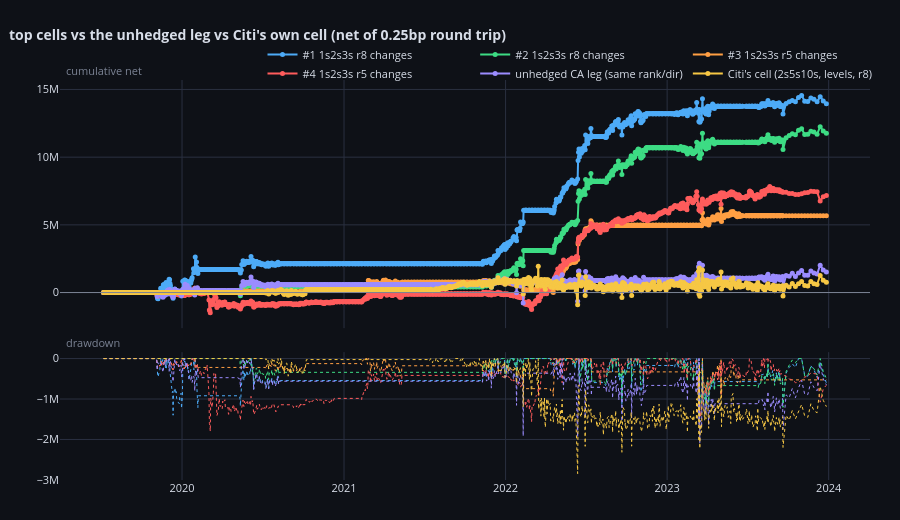

The notebook cell saved with this chart:
### Markdown cell above
## 10. Equity curves and the trade dashboard

### Code cell
def _book(daily: pd.Series) -> pd.DataFrame:
    return pd.DataFrame({"timestamp": daily.index, "pnl": daily.to_numpy(float)})


_curves = {}
for _i in range(min(4, len(_cands))):
    _r2 = _cands.iloc[_i]
    _c = cfg_from_row(_r2)
    _res = simulate_cell(INP, _c)
    _curves[f"#{_i + 1} {_c.fly_id} r{_c.pack_rank} {_c.regression_basis}"] = \
        _book(_res.daily["pnl_net"])
_unh = simulate_cell(INP, dataclasses.replace(WIN_CFG, hedge_sizing="unhedged"))
_curves["unhedged CA leg (same rank/dir)"] = _book(_unh.daily["pnl_net"])
_citi_cell = simulate_cell(INP, dataclasses.replace(
    BASE, pack_rank=WIN_CFG.pack_rank, fly_id=CFG.citi_fly,
    regression_basis="levels", direction=WIN_CFG.direction))
_curves[f"Citi's cell ({CFG.citi_fly}, levels, r{WIN_CFG.pack_rank})"] = \
    _book(_citi_cell.daily["pnl_net"])
fig = compare_curves(_curves, title=f"top cells vs the unhedged leg vs Citi's own cell "
                                    f"(net of {CFG.cost_bp_roundtrip}bp round trip)")
fig.show()

### Figure 1 — Plotly figure (JSON) as saved in the notebook; plotly's stock layout.template omitted (floating-point values rounded to 4 significant figures; data arrays with more than 128 entries replaced by an {"elided": "..."} marker saying what was removed)
{"data": [{"hovertemplate": "<b>#1 1s2s3s r8 changes</b><br>%{x|%Y-%m-%d}<br>cum %{y:.3f}<extra></extra>", "line": {"color": "#4dabf7", "width": 2}, "marker": {"size": 5}, "mode": "lines+markers", "name": "#1 1s2s3s r8 changes", "type": "scatter", "x": {"elided": "1062 str values"}, "xaxis": "x", "y": {"elided": "1062 float values"}, "yaxis": "y"}, {"hoverinfo": "skip", "line": {"color": "#4dabf7", "dash": "dot", "width": 1}, "mode": "lines", "name": "#1 1s2s3s r8 changes dd", "showlegend": false, "type": "scatter", "x": {"elided": "1062 str values"}, "xaxis": "x2", "y": {"elided": "1062 float values"}, "yaxis": "y2"}, {"hovertemplate": "<b>#2 1s2s3s r8 changes</b><br>%{x|%Y-%m-%d}<br>cum %{y:.3f}<extra></extra>", "line": {"color": "#3ddc84", "width": 2}, "marker": {"size": 5}, "mode": "lines+markers", "name": "#2 1s2s3s r8 changes", "type": "scatter", "x": {"elided": "1062 str values"}, "xaxis": "x", "y": {"elided": "1062 float values"}, "yaxis": "y"}, {"hoverinfo": "skip", "line": {"color": "#3ddc84", "dash": "dot", "width": 1}, "mode": "lines", "name": "#2 1s2s3s r8 changes dd", "showlegend": false, "type": "scatter", "x": {"elided": "1062 str values"}, "xaxis": "x2", "y": {"elided": "1062 float values"}, "yaxis": "y2"}, {"hovertemplate": "<b>#3 1s2s3s r5 changes</b><br>%{x|%Y-%m-%d}<br>cum %{y:.3f}<extra></extra>", "line": {"color": "#ff9f43", "width": 2}, "marker": {"size": 5}, "mode": "lines+markers", "name": "#3 1s2s3s r5 changes", "type": "scatter", "x": {"elided": "1062 str values"}, "xaxis": "x", "y": {"elided": "1062 float values"}, "yaxis": "y"}, {"hoverinfo": "skip", "line": {"color": "#ff9f43", "dash": "dot", "width": 1}, "mode": "lines", "name": "#3 1s2s3s r5 changes dd", "showlegend": false, "type": "scatter", "x": {"elided": "1062 str values"}, "xaxis": "x2", "y": {"elided": "1062 float values"}, "yaxis": "y2"}, {"hovertemplate": "<b>#4 1s2s3s r5 changes</b><br>%{x|%Y-%m-%d}<br>cum %{y:.3f}<extra></extra>", "line": {"color": "#ff5c5c", "width": 2}, "marker": {"size": 5}, "mode": "lines+markers", "name": "#4 1s2s3s r5 changes", "type": "scatter", "x": {"elided": "1062 str values"}, "xaxis": "x", "y": {"elided": "1062 float values"}, "yaxis": "y"}, {"hoverinfo": "skip", "line": {"color": "#ff5c5c", "dash": "dot", "width": 1}, "mode": "lines", "name": "#4 1s2s3s r5 changes dd", "showlegend": false, "type": "scatter", "x": {"elided": "1062 str values"}, "xaxis": "x2", "y": {"elided": "1062 float values"}, "yaxis": "y2"}, {"hovertemplate": "<b>unhedged CA leg (same rank/dir)</b><br>%{x|%Y-%m-%d}<br>cum %{y:.3f}<extra></extra>", "line": {"color": "#9b8cff", "width": 2}, "marker": {"size": 5}, "mode": "lines+markers", "name": "unhedged CA leg (same rank/dir)", "type": "scatter", "x": {"elided": "1062 str values"}, "xaxis": "x", "y": {"elided": "1062 float values"}, "yaxis": "y"}, {"hoverinfo": "skip", "line": {"color": "#9b8cff", "dash": "dot", "width": 1}, "mode": "lines", "name": "unhedged CA leg (same rank/dir) dd", "showlegend": false, "type": "scatter", "x": {"elided": "1062 str values"}, "xaxis": "x2", "y": {"elided": "1062 float values"}, "yaxis": "y2"}, {"hovertemplate": "<b>Citi's cell (2s5s10s, levels, r8)</b><br>%{x|%Y-%m-%d}<br>cum %{y:.3f}<extra></extra>", "line": {"color": "#f6c744", "width": 2}, "marker": {"size": 5}, "mode": "lines+markers", "name": "Citi's cell (2s5s10s, levels, r8)", "type": "scatter", "x": {"elided": "1062 str values"}, "xaxis": "x", "y": {"elided": "1062 float values"}, "yaxis": "y"}, {"hoverinfo": "skip", "line": {"color": "#f6c744", "dash": "dot", "width": 1}, "mode": "lines", "name": "Citi's cell (2s5s10s, levels, r8) dd", "showlegend": false, "type": "scatter", "x": {"elided": "1062 str values"}, "xaxis": "x2", "y": {"elided": "1062 float values"}, "yaxis": "y2"}], "layout": {"annotations": [{"font": {"color": "#7b8394", "size": 11}, "showarrow": false, "text": "cumulative net", "x": 0.005, "xanchor": "left", "xref": "paper", "y": 1.0, "yanchor": "bottom", "yref": "paper"}, {"font": {"color": "#7b8394", "size": 11}, "showarrow": false, "text": "drawdown", "x": 0.005, "xanchor": "left", "xref": "paper", "y": 0.3196, "yanchor": "bottom", "yref": "paper"}], "font": {"color": "#d8dee9", "size": 11}, "height": 520, "hoverlabel": {"bgcolor": "#161a23", "bordercolor": "#2a3040"}, "hovermode": "x unified", "legend": {"bgcolor": "rgba(0,0,0,0)", "orientation": "h", "x": 0.25, "y": 1.1}, "margin": {"b": 40, "l": 60, "r": 30, "t": 80}, "paper_bgcolor": "#0e1117", "plot_bgcolor": "#0e1117", "shapes": [{"line": {"color": "#7b8394", "width": 1}, "type": "line", "x0": 0, "x1": 1, "xref": "x domain", "y0": 0, "y1": 0, "yref": "y"}], "title": {"font": {"size": 14}, "text": "<b>top cells vs the unhedged leg vs Citi's own cell (net of 0.25bp round trip)</b>", "x": 0.01}, "xaxis": {"anchor": "y", "domain": [0.0, 1.0], "gridcolor": "#2a3040", "matches": "x2", "showgrid": true, "showspikes": true, "showticklabels": false, "spikecolor": "#7b8394", "spikedash": "dot", "spikemode": "across", "spikesnap": "cursor", "spikethickness": 1}, "xaxis2": {"anchor": "y2", "domain": [0.0, 1.0], "gridcolor": "#2a3040", "showgrid": true, "showspikes": true, "spikecolor": "#7b8394", "spikedash": "dot", "spikemode": "across", "spikesnap": "cursor", "spikethickness": 1}, "yaxis": {"anchor": "x", "domain": [0.3796, 1.0], "gridcolor": "#2a3040", "showgrid": true, "zeroline": false}, "yaxis2": {"anchor": "x2", "domain": [0.0, 0.3196], "gridcolor": "#2a3040", "showgrid": true, "zeroline": false}}}
